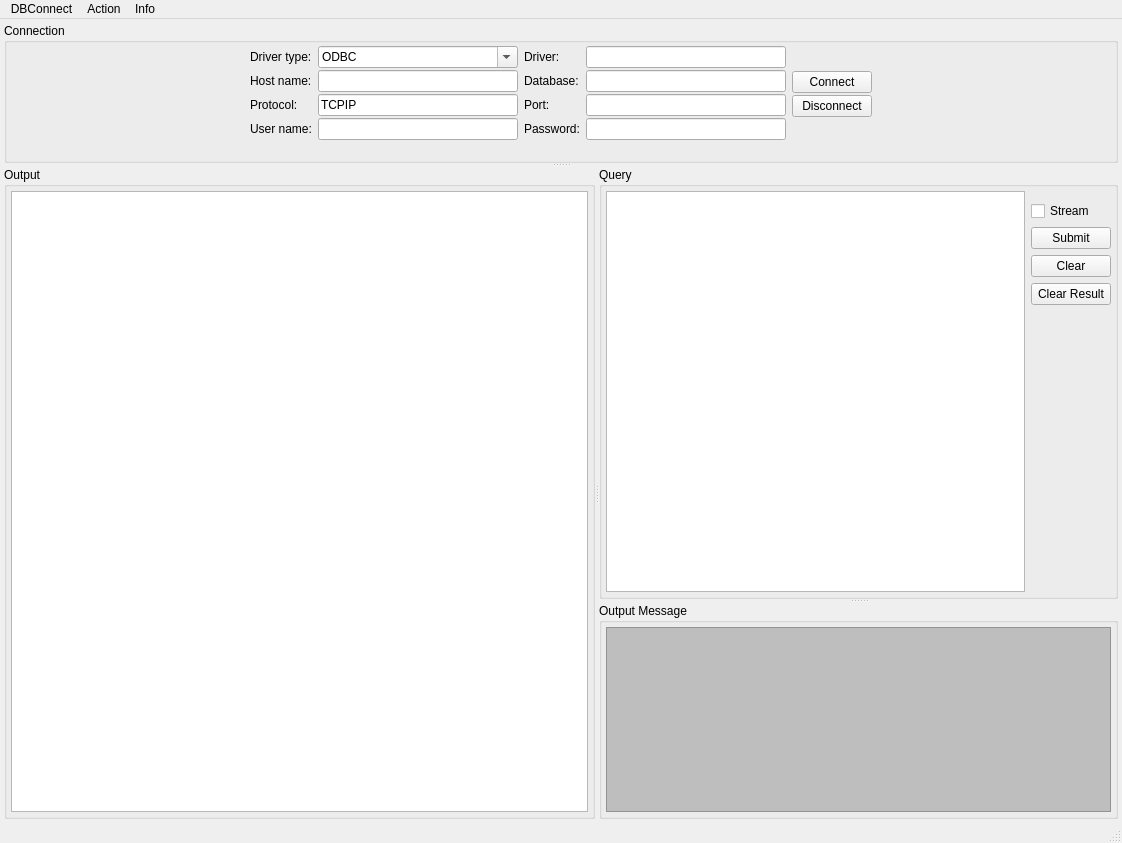
<?xml version="1.0" encoding="UTF-8"?>
<ui version="4.0">
 <class>DBConnectMainWindow</class>
 <widget class="QMainWindow" name="DBConnectMainWindow">
  <property name="geometry">
   <rect>
    <x>0</x>
    <y>0</y>
    <width>1122</width>
    <height>843</height>
   </rect>
  </property>
  <property name="windowTitle">
   <string>DBConnect</string>
  </property>
  <widget class="QWidget" name="centralwidget">
   <layout class="QVBoxLayout" name="verticalLayout_4">
    <property name="spacing">
     <number>4</number>
    </property>
    <property name="leftMargin">
     <number>4</number>
    </property>
    <property name="topMargin">
     <number>4</number>
    </property>
    <property name="rightMargin">
     <number>4</number>
    </property>
    <property name="bottomMargin">
     <number>2</number>
    </property>
    <item>
     <widget class="QSplitter" name="splitter_ConnectionAndWorkspace">
      <property name="orientation">
       <enum>Qt::Vertical</enum>
      </property>
      <property name="handleWidth">
       <number>4</number>
      </property>
      <widget class="QGroupBox" name="groupBox_4">
       <property name="sizePolicy">
        <sizepolicy hsizetype="Preferred" vsizetype="Fixed">
         <horstretch>0</horstretch>
         <verstretch>0</verstretch>
        </sizepolicy>
       </property>
       <property name="maximumSize">
        <size>
         <width>16777215</width>
         <height>140</height>
        </size>
       </property>
       <property name="title">
        <string>Connection</string>
       </property>
       <layout class="QVBoxLayout" name="verticalLayout_7" stretch="0,0">
        <property name="leftMargin">
         <number>4</number>
        </property>
        <property name="topMargin">
         <number>1</number>
        </property>
        <property name="rightMargin">
         <number>4</number>
        </property>
        <property name="bottomMargin">
         <number>2</number>
        </property>
        <item>
         <layout class="QHBoxLayout" name="horizontalLayout">
          <item>
           <spacer name="horizontalSpacer">
            <property name="orientation">
             <enum>Qt::Horizontal</enum>
            </property>
            <property name="sizeHint" stdset="0">
             <size>
              <width>40</width>
              <height>20</height>
             </size>
            </property>
           </spacer>
          </item>
          <item>
           <layout class="QGridLayout" name="gridLayout">
            <property name="sizeConstraint">
             <enum>QLayout::SetDefaultConstraint</enum>
            </property>
            <property name="verticalSpacing">
             <number>0</number>
            </property>
            <item row="0" column="0">
             <widget class="QLabel" name="label_DBDriverType">
              <property name="sizePolicy">
               <sizepolicy hsizetype="Preferred" vsizetype="Fixed">
                <horstretch>0</horstretch>
                <verstretch>0</verstretch>
               </sizepolicy>
              </property>
              <property name="text">
               <string>Driver type:</string>
              </property>
              <property name="buddy">
               <cstring>comboBox_DBDriverType</cstring>
              </property>
             </widget>
            </item>
            <item row="0" column="1">
             <widget class="QComboBox" name="comboBox_DBDriverType">
              <property name="minimumSize">
               <size>
                <width>200</width>
                <height>0</height>
               </size>
              </property>
              <property name="editable">
               <bool>true</bool>
              </property>
              <property name="currentText">
               <string>ODBC</string>
              </property>
              <property name="currentIndex">
               <number>3</number>
              </property>
              <item>
               <property name="text">
                <string>DB2</string>
               </property>
              </item>
              <item>
               <property name="text">
                <string>FastODBC</string>
               </property>
              </item>
              <item>
               <property name="text">
                <string>MySQL</string>
               </property>
              </item>
              <item>
               <property name="text">
                <string>ODBC</string>
               </property>
              </item>
              <item>
               <property name="text">
                <string>SQLITE2</string>
               </property>
              </item>
              <item>
               <property name="text">
                <string>SQLITE3</string>
               </property>
              </item>
             </widget>
            </item>
            <item row="0" column="2">
             <widget class="QLabel" name="label">
              <property name="sizePolicy">
               <sizepolicy hsizetype="Preferred" vsizetype="Fixed">
                <horstretch>0</horstretch>
                <verstretch>0</verstretch>
               </sizepolicy>
              </property>
              <property name="text">
               <string>Driver:</string>
              </property>
              <property name="buddy">
               <cstring>lineEdit_DBDriver</cstring>
              </property>
             </widget>
            </item>
            <item row="0" column="3">
             <widget class="QLineEdit" name="lineEdit_DBDriver">
              <property name="sizePolicy">
               <sizepolicy hsizetype="Preferred" vsizetype="Fixed">
                <horstretch>0</horstretch>
                <verstretch>0</verstretch>
               </sizepolicy>
              </property>
              <property name="minimumSize">
               <size>
                <width>200</width>
                <height>0</height>
               </size>
              </property>
              <property name="text">
               <string/>
              </property>
             </widget>
            </item>
            <item row="1" column="0">
             <widget class="QLabel" name="label_7">
              <property name="sizePolicy">
               <sizepolicy hsizetype="Preferred" vsizetype="Fixed">
                <horstretch>0</horstretch>
                <verstretch>0</verstretch>
               </sizepolicy>
              </property>
              <property name="text">
               <string>Host name:</string>
              </property>
              <property name="buddy">
               <cstring>lineEdit_DBHostName</cstring>
              </property>
             </widget>
            </item>
            <item row="1" column="1">
             <widget class="QLineEdit" name="lineEdit_DBHostName">
              <property name="sizePolicy">
               <sizepolicy hsizetype="Preferred" vsizetype="Fixed">
                <horstretch>0</horstretch>
                <verstretch>0</verstretch>
               </sizepolicy>
              </property>
              <property name="text">
               <string/>
              </property>
             </widget>
            </item>
            <item row="1" column="2">
             <widget class="QLabel" name="label_2">
              <property name="sizePolicy">
               <sizepolicy hsizetype="Preferred" vsizetype="Fixed">
                <horstretch>0</horstretch>
                <verstretch>0</verstretch>
               </sizepolicy>
              </property>
              <property name="text">
               <string>Database:</string>
              </property>
              <property name="buddy">
               <cstring>lineEdit_DBDatabase</cstring>
              </property>
             </widget>
            </item>
            <item row="2" column="0">
             <widget class="QLabel" name="label_4">
              <property name="sizePolicy">
               <sizepolicy hsizetype="Preferred" vsizetype="Fixed">
                <horstretch>0</horstretch>
                <verstretch>0</verstretch>
               </sizepolicy>
              </property>
              <property name="text">
               <string>Protocol:</string>
              </property>
              <property name="buddy">
               <cstring>lineEdit_DBProtocol</cstring>
              </property>
             </widget>
            </item>
            <item row="2" column="1">
             <widget class="QLineEdit" name="lineEdit_DBProtocol">
              <property name="sizePolicy">
               <sizepolicy hsizetype="Preferred" vsizetype="Fixed">
                <horstretch>0</horstretch>
                <verstretch>0</verstretch>
               </sizepolicy>
              </property>
              <property name="text">
               <string>TCPIP</string>
              </property>
             </widget>
            </item>
            <item row="2" column="2">
             <widget class="QLabel" name="label_3">
              <property name="sizePolicy">
               <sizepolicy hsizetype="Preferred" vsizetype="Fixed">
                <horstretch>0</horstretch>
                <verstretch>0</verstretch>
               </sizepolicy>
              </property>
              <property name="text">
               <string>Port:</string>
              </property>
              <property name="buddy">
               <cstring>lineEdit_DBPort</cstring>
              </property>
             </widget>
            </item>
            <item row="2" column="3">
             <widget class="QLineEdit" name="lineEdit_DBPort">
              <property name="sizePolicy">
               <sizepolicy hsizetype="Preferred" vsizetype="Fixed">
                <horstretch>0</horstretch>
                <verstretch>0</verstretch>
               </sizepolicy>
              </property>
              <property name="text">
               <string/>
              </property>
             </widget>
            </item>
            <item row="3" column="0">
             <widget class="QLabel" name="label_5">
              <property name="sizePolicy">
               <sizepolicy hsizetype="Preferred" vsizetype="Fixed">
                <horstretch>0</horstretch>
                <verstretch>0</verstretch>
               </sizepolicy>
              </property>
              <property name="text">
               <string>User name:</string>
              </property>
              <property name="buddy">
               <cstring>lineEdit_DBUsername</cstring>
              </property>
             </widget>
            </item>
            <item row="3" column="1">
             <widget class="QLineEdit" name="lineEdit_DBUsername">
              <property name="sizePolicy">
               <sizepolicy hsizetype="Preferred" vsizetype="Fixed">
                <horstretch>0</horstretch>
                <verstretch>0</verstretch>
               </sizepolicy>
              </property>
              <property name="text">
               <string/>
              </property>
             </widget>
            </item>
            <item row="3" column="2">
             <widget class="QLabel" name="label_6">
              <property name="sizePolicy">
               <sizepolicy hsizetype="Preferred" vsizetype="Fixed">
                <horstretch>0</horstretch>
                <verstretch>0</verstretch>
               </sizepolicy>
              </property>
              <property name="text">
               <string>Password:</string>
              </property>
              <property name="buddy">
               <cstring>lineEdit_DBUserpassword</cstring>
              </property>
             </widget>
            </item>
            <item row="3" column="3">
             <widget class="QLineEdit" name="lineEdit_DBUserpassword">
              <property name="sizePolicy">
               <sizepolicy hsizetype="Preferred" vsizetype="Fixed">
                <horstretch>0</horstretch>
                <verstretch>0</verstretch>
               </sizepolicy>
              </property>
              <property name="inputMask">
               <string/>
              </property>
              <property name="text">
               <string/>
              </property>
              <property name="maxLength">
               <number>32767</number>
              </property>
              <property name="echoMode">
               <enum>QLineEdit::Password</enum>
              </property>
              <property name="clearButtonEnabled">
               <bool>false</bool>
              </property>
             </widget>
            </item>
            <item row="1" column="3">
             <widget class="QLineEdit" name="lineEdit_DBDatabase">
              <property name="sizePolicy">
               <sizepolicy hsizetype="Preferred" vsizetype="Fixed">
                <horstretch>0</horstretch>
                <verstretch>0</verstretch>
               </sizepolicy>
              </property>
              <property name="toolTip">
               <string>Database/Location</string>
              </property>
              <property name="text">
               <string/>
              </property>
             </widget>
            </item>
           </layout>
          </item>
          <item>
           <layout class="QVBoxLayout" name="verticalLayout">
            <property name="spacing">
             <number>2</number>
            </property>
            <property name="sizeConstraint">
             <enum>QLayout::SetDefaultConstraint</enum>
            </property>
            <item>
             <spacer name="verticalSpacer_3">
              <property name="orientation">
               <enum>Qt::Vertical</enum>
              </property>
              <property name="sizeHint" stdset="0">
               <size>
                <width>20</width>
                <height>40</height>
               </size>
              </property>
             </spacer>
            </item>
            <item>
             <widget class="QPushButton" name="pushButton_ConnectDB">
              <property name="enabled">
               <bool>true</bool>
              </property>
              <property name="sizePolicy">
               <sizepolicy hsizetype="Fixed" vsizetype="Fixed">
                <horstretch>0</horstretch>
                <verstretch>0</verstretch>
               </sizepolicy>
              </property>
              <property name="text">
               <string>Connect</string>
              </property>
             </widget>
            </item>
            <item>
             <widget class="QPushButton" name="pushButton_DisconnectDB">
              <property name="sizePolicy">
               <sizepolicy hsizetype="Fixed" vsizetype="Fixed">
                <horstretch>0</horstretch>
                <verstretch>0</verstretch>
               </sizepolicy>
              </property>
              <property name="text">
               <string>Disconnect</string>
              </property>
             </widget>
            </item>
            <item>
             <spacer name="verticalSpacer_4">
              <property name="orientation">
               <enum>Qt::Vertical</enum>
              </property>
              <property name="sizeHint" stdset="0">
               <size>
                <width>20</width>
                <height>40</height>
               </size>
              </property>
             </spacer>
            </item>
           </layout>
          </item>
          <item>
           <spacer name="horizontalSpacer_2">
            <property name="orientation">
             <enum>Qt::Horizontal</enum>
            </property>
            <property name="sizeHint" stdset="0">
             <size>
              <width>40</width>
              <height>20</height>
             </size>
            </property>
           </spacer>
          </item>
         </layout>
        </item>
        <item>
         <spacer name="verticalSpacer_5">
          <property name="orientation">
           <enum>Qt::Vertical</enum>
          </property>
          <property name="sizeHint" stdset="0">
           <size>
            <width>20</width>
            <height>40</height>
           </size>
          </property>
         </spacer>
        </item>
       </layout>
      </widget>
      <widget class="QSplitter" name="splitter_2">
       <property name="orientation">
        <enum>Qt::Horizontal</enum>
       </property>
       <property name="handleWidth">
        <number>4</number>
       </property>
       <widget class="QGroupBox" name="groupBox">
        <property name="sizePolicy">
         <sizepolicy hsizetype="Preferred" vsizetype="Preferred">
          <horstretch>3</horstretch>
          <verstretch>0</verstretch>
         </sizepolicy>
        </property>
        <property name="title">
         <string>Output</string>
        </property>
        <layout class="QVBoxLayout" name="verticalLayout_3">
         <property name="leftMargin">
          <number>4</number>
         </property>
         <property name="topMargin">
          <number>4</number>
         </property>
         <property name="rightMargin">
          <number>4</number>
         </property>
         <property name="bottomMargin">
          <number>4</number>
         </property>
         <item>
          <widget class="QTableView" name="tableView_QueryResult">
           <property name="minimumSize">
            <size>
             <width>0</width>
             <height>250</height>
            </size>
           </property>
           <property name="font">
            <font>
             <pointsize>8</pointsize>
            </font>
           </property>
           <property name="sizeAdjustPolicy">
            <enum>QAbstractScrollArea::AdjustIgnored</enum>
           </property>
           <property name="editTriggers">
            <set>QAbstractItemView::NoEditTriggers</set>
           </property>
           <property name="alternatingRowColors">
            <bool>true</bool>
           </property>
           <property name="sortingEnabled">
            <bool>false</bool>
           </property>
           <attribute name="horizontalHeaderShowSortIndicator" stdset="0">
            <bool>false</bool>
           </attribute>
           <attribute name="verticalHeaderDefaultSectionSize">
            <number>24</number>
           </attribute>
          </widget>
         </item>
        </layout>
       </widget>
       <widget class="QSplitter" name="splitter">
        <property name="sizePolicy">
         <sizepolicy hsizetype="Preferred" vsizetype="Expanding">
          <horstretch>2</horstretch>
          <verstretch>0</verstretch>
         </sizepolicy>
        </property>
        <property name="orientation">
         <enum>Qt::Vertical</enum>
        </property>
        <property name="handleWidth">
         <number>4</number>
        </property>
        <widget class="QGroupBox" name="groupBox_QueryPanel">
         <property name="sizePolicy">
          <sizepolicy hsizetype="Preferred" vsizetype="Preferred">
           <horstretch>0</horstretch>
           <verstretch>2</verstretch>
          </sizepolicy>
         </property>
         <property name="title">
          <string>Query</string>
         </property>
         <layout class="QVBoxLayout" name="verticalLayout_6">
          <property name="leftMargin">
           <number>4</number>
          </property>
          <property name="topMargin">
           <number>4</number>
          </property>
          <property name="rightMargin">
           <number>4</number>
          </property>
          <property name="bottomMargin">
           <number>4</number>
          </property>
          <item>
           <layout class="QHBoxLayout" name="horizontalLayout_10">
            <property name="sizeConstraint">
             <enum>QLayout::SetNoConstraint</enum>
            </property>
            <item>
             <widget class="QPlainTextEdit" name="plainTextEdit_SQLQuery">
              <property name="sizePolicy">
               <sizepolicy hsizetype="Expanding" vsizetype="Minimum">
                <horstretch>0</horstretch>
                <verstretch>0</verstretch>
               </sizepolicy>
              </property>
              <property name="maximumSize">
               <size>
                <width>16777215</width>
                <height>16777215</height>
               </size>
              </property>
              <property name="plainText">
               <string/>
              </property>
              <property name="tabStopWidth">
               <number>20</number>
              </property>
             </widget>
            </item>
            <item>
             <layout class="QVBoxLayout" name="verticalLayout_2">
              <item>
               <spacer name="verticalSpacer">
                <property name="orientation">
                 <enum>Qt::Vertical</enum>
                </property>
                <property name="sizeType">
                 <enum>QSizePolicy::Preferred</enum>
                </property>
                <property name="sizeHint" stdset="0">
                 <size>
                  <width>20</width>
                  <height>10</height>
                 </size>
                </property>
               </spacer>
              </item>
              <item>
               <widget class="QCheckBox" name="checkBox_Stream">
                <property name="toolTip">
                 <string>Fetch all result at once or stream as you scroll.</string>
                </property>
                <property name="text">
                 <string>Stream</string>
                </property>
               </widget>
              </item>
              <item>
               <widget class="QPushButton" name="pushButton_SubmitQuery">
                <property name="toolTip">
                 <string>Submit the SQl query.</string>
                </property>
                <property name="text">
                 <string>Submit</string>
                </property>
               </widget>
              </item>
              <item>
               <widget class="QPushButton" name="pushButton_ClearSQLStatement">
                <property name="toolTip">
                 <string>Clear the query input panel.</string>
                </property>
                <property name="text">
                 <string>Clear</string>
                </property>
               </widget>
              </item>
              <item>
               <widget class="QPushButton" name="pushButton_ClearResult">
                <property name="toolTip">
                 <string>Clear the result panel.</string>
                </property>
                <property name="text">
                 <string>Clear Result</string>
                </property>
               </widget>
              </item>
              <item>
               <spacer name="verticalSpacer_2">
                <property name="orientation">
                 <enum>Qt::Vertical</enum>
                </property>
                <property name="sizeType">
                 <enum>QSizePolicy::MinimumExpanding</enum>
                </property>
                <property name="sizeHint" stdset="0">
                 <size>
                  <width>20</width>
                  <height>20</height>
                 </size>
                </property>
               </spacer>
              </item>
             </layout>
            </item>
           </layout>
          </item>
         </layout>
        </widget>
        <widget class="QGroupBox" name="groupBox_OutputMsgPanel">
         <property name="sizePolicy">
          <sizepolicy hsizetype="Preferred" vsizetype="Preferred">
           <horstretch>0</horstretch>
           <verstretch>1</verstretch>
          </sizepolicy>
         </property>
         <property name="title">
          <string>Output Message</string>
         </property>
         <layout class="QVBoxLayout" name="verticalLayout_5">
          <property name="leftMargin">
           <number>4</number>
          </property>
          <property name="topMargin">
           <number>4</number>
          </property>
          <property name="rightMargin">
           <number>4</number>
          </property>
          <property name="bottomMargin">
           <number>4</number>
          </property>
          <item>
           <widget class="QPlainTextEdit" name="plainTextEdit_Result">
            <property name="maximumSize">
             <size>
              <width>16777215</width>
              <height>16777215</height>
             </size>
            </property>
            <property name="styleSheet">
             <string notr="true">background-color: rgb(190, 190, 190);</string>
            </property>
            <property name="readOnly">
             <bool>true</bool>
            </property>
           </widget>
          </item>
         </layout>
        </widget>
       </widget>
      </widget>
     </widget>
    </item>
   </layout>
  </widget>
  <widget class="QMenuBar" name="menubar">
   <property name="geometry">
    <rect>
     <x>0</x>
     <y>0</y>
     <width>1122</width>
     <height>21</height>
    </rect>
   </property>
   <widget class="QMenu" name="menuInfo">
    <property name="title">
     <string>Info</string>
    </property>
    <addaction name="action_About"/>
    <addaction name="action_ChangeLogs"/>
   </widget>
   <widget class="QMenu" name="menuAction">
    <property name="title">
     <string>Action</string>
    </property>
    <addaction name="action_SubmitSQL"/>
   </widget>
   <widget class="QMenu" name="menuDBConnectMainWindow">
    <property name="title">
     <string>DBConnect</string>
    </property>
    <addaction name="action_ShowConnectionPanel"/>
    <addaction name="separator"/>
    <addaction name="action_Quit"/>
   </widget>
   <addaction name="menuDBConnectMainWindow"/>
   <addaction name="menuAction"/>
   <addaction name="menuInfo"/>
  </widget>
  <widget class="QStatusBar" name="statusbar"/>
  <action name="action_About">
   <property name="text">
    <string>About</string>
   </property>
  </action>
  <action name="action_SubmitSQL">
   <property name="text">
    <string>Submit SQL</string>
   </property>
   <property name="shortcut">
    <string>Ctrl+Return</string>
   </property>
   <property name="shortcutContext">
    <enum>Qt::WindowShortcut</enum>
   </property>
  </action>
  <action name="action_Quit">
   <property name="text">
    <string>Quit</string>
   </property>
   <property name="shortcut">
    <string>Ctrl+Q</string>
   </property>
  </action>
  <action name="action_ShowConnectionPanel">
   <property name="text">
    <string>Show Connection Panel</string>
   </property>
  </action>
  <action name="action_ChangeLogs">
   <property name="text">
    <string>Change Logs</string>
   </property>
  </action>
 </widget>
 <tabstops>
  <tabstop>comboBox_DBDriverType</tabstop>
  <tabstop>lineEdit_DBDriver</tabstop>
  <tabstop>lineEdit_DBHostName</tabstop>
  <tabstop>lineEdit_DBDatabase</tabstop>
  <tabstop>lineEdit_DBProtocol</tabstop>
  <tabstop>lineEdit_DBPort</tabstop>
  <tabstop>lineEdit_DBUsername</tabstop>
  <tabstop>lineEdit_DBUserpassword</tabstop>
  <tabstop>pushButton_ConnectDB</tabstop>
  <tabstop>pushButton_DisconnectDB</tabstop>
  <tabstop>plainTextEdit_SQLQuery</tabstop>
  <tabstop>checkBox_Stream</tabstop>
  <tabstop>pushButton_SubmitQuery</tabstop>
  <tabstop>pushButton_ClearSQLStatement</tabstop>
  <tabstop>pushButton_ClearResult</tabstop>
  <tabstop>tableView_QueryResult</tabstop>
  <tabstop>plainTextEdit_Result</tabstop>
 </tabstops>
 <resources/>
 <connections/>
</ui>
